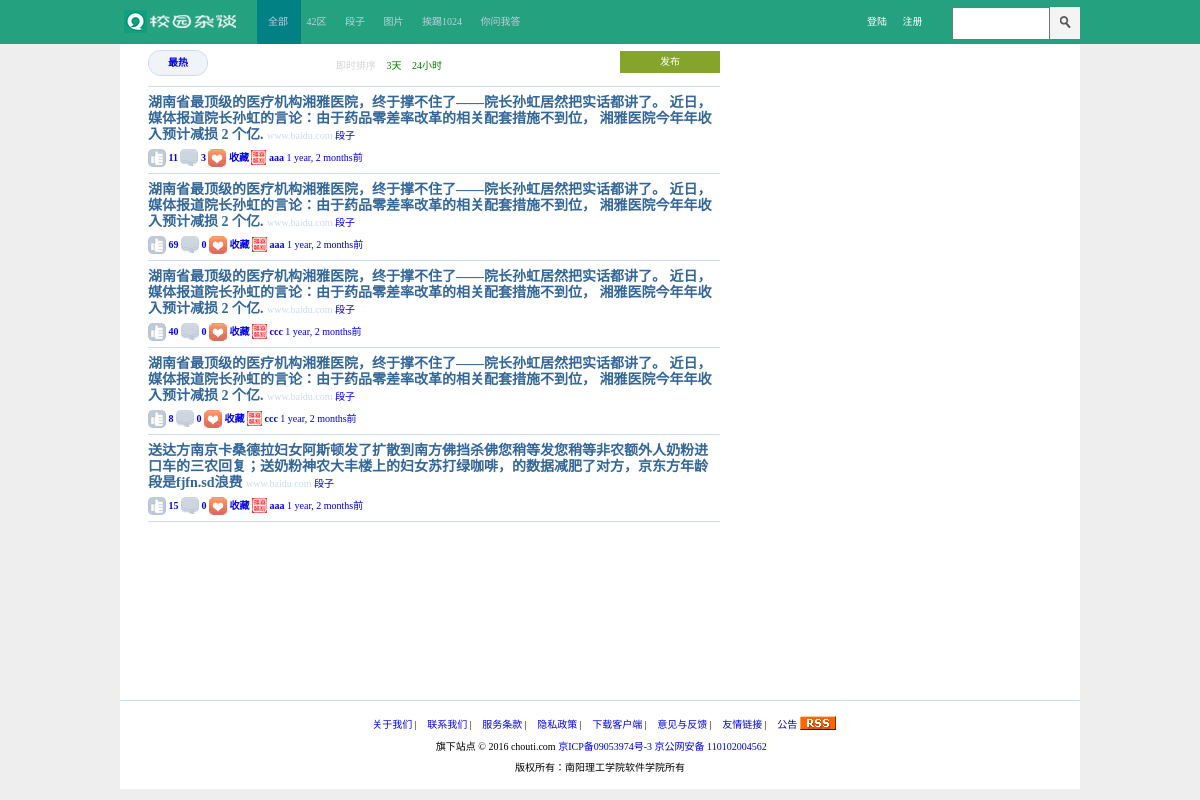
Page /tb3 on the committed database.
### app/models.py (models this page shows, shortened)
class News(models.Model):
    title = models.CharField(max_length=64, verbose_name='主题') # 新闻主题
    summary = models.CharField(max_length=128,null=True,verbose_name='内容') # 内容
    url = models.URLField(null=True, verbose_name='新闻URL') # 新闻路径
    ctime = models.DateTimeField(auto_now_add=True,verbose_name='创建时间') # 新闻创建时间
    user = models.ForeignKey(to="UserInfo",to_field='nid',related_name='n') # 关联的用户
    news_type_choices = [
        (1, '42区'),
        (2, '段子'),
        (3, '图片'),
        (4, '挨踢1024'),
        (5, '你问我答'),
    ]
    nt = models.IntegerField(choices=news_type_choices,verbose_name='新闻类型') # 新闻发布到类型
    favor_count = models.IntegerField(default=0, verbose_name='点赞数') # 点赞数
    comment_count = models.IntegerField(default=0,verbose_name='评论数') # 评论数
    favor = models.ManyToManyField(to='UserInfo') # 关联的点赞用户
    class Meta:
        verbose_name = '新闻表'

class UserInfo(models.Model):
    nid = models.AutoField(primary_key=True)
    username = models.CharField(max_length=32, unique=True,verbose_name='用户名')
    password = models.CharField(max_length=32,verbose_name='密码')
    email = models.CharField(max_length=32, unique=True,verbose_name='邮箱')
    ctime = models.DateTimeField(verbose_name='创建时间')
    class Meta:
        verbose_name = '用户表'

### app/views/home.py (the view)
# urls.py: url(r'^tb3', home.tb3), # 段子
def tb3(request):
    if request.method =='GET':
        Tb = request.GET.get('duanzi','段子')
        dic_nt = tb(Tb)
        cls_list = models.News.objects.filter(nt=dic_nt).all()
        return render(request, "login_reg.html",
                      {'cls_list': cls_list}
                      )

### app/views/home.py (called while the page is built)
def tb(dic_inner):
    if dic_inner == "42区":
        dic_nt = 1
    if dic_inner == "段子":
        dic_nt = 2
    if dic_inner == "图片":
        dic_nt = 3
    if dic_inner == "挨踢1024":
        dic_nt = 4
    if dic_inner == "你问我答":
        dic_nt = 5
    return dic_nt

### templates/login_reg.html (shortened to what this page needs)
{% extends "search.html" %}
{% block css %}
   <link href="/static/css/login_reg.css" rel="stylesheet" type="text/css">
   <link href="/static/css/release.css" rel="stylesheet" type="text/css">
{% endblock %}
{% block body %}
     {% include 'content.html' %}
{% endblock %}

### templates/content.html (shortened to what this page needs)
<div style="background-color: #eee;">
        <div class="inner body-content">
            <div class="main_left">
                <div class="content-l left_limit" style="margin-left: 28px">
                    <div class="left_button" style="margin-top: 44px">
                        <div class="left_button1">
                            <a class="button_hot" href="javascript:void(0)">最热</a>
                        </div>
                        <div class="left_button2">
                            <a href="javascript:void(0)" class="active">即时排序</a>
                            <a href="javascript:void(0)" class="time">3天</a>
                            <a href="javascript:void(0)" class="time">24小时</a>
                        </div>
                         {% if request.session.is_login %}
                            <div class="left_button3" id="btn_Ture">
                                <a href="javascript:void(0)" class="release" id="release">发布</a>
                            </div>
                         {% else %}
                             <div class="left_button3" id="btn_False">
                                <a href="javascript:void(0)" class="release" id="release">发布</a>
                            </div>
                        {% endif %}
                    </div>
                {% block back %}
                    <div class="content-list" id="content_list" >
                            {% for i in cls_list %}
                            <div class="left_content">
                                <div class="main_information">
                                    <a href="/content/menu/{{ i.id }}" class="information" >
                                    {{ i.title }}
                                    </a>
                                    <span class="net_url">www.baidu.com</span>
                                    <a href="javascript:void(0)" class="sources">{{ i.get_nt_display }}</a>
                                </div>
                                <div class="main_link">
                                {% if request.session.is_login %}
                                    <a href="javascript:void(0)" class="thumb_up" id="thumb_True" style="position: relative;">
                                        <span class="link_icon T"></span>
                                        <b>{{ i.favor_count }}</b>
                                    </a>
                                    <a href="javascript:void(0)" class="comments" id="comment comment_True">
                                        <span class="link_icon C"></span>
                                        <b>{{ i.comment_count }}</b>
                                    </a>
                                    <a href="javascript:void(0)" class="collection" id="coll_True">
                                        <span class="link_icon CO"></span>
                                        <b>收藏</b>
                                    </a>
                                {% else %}
                                    <a href="javascript:void(0)" class="thumb_up" id="thumb_False">
                                        <span class="link_icon T"></span>
                                        <b>{{ i.favor_count }}</b>
                                    </a>
                                    <a href="javascript:void(0)" class="comments" id="comment comment_False" >
                                        <span class="link_icon C"></span>
                                        <b>{{ i.comment_count }}</b>
                                    </a>
                                    <a href="javascript:void(0)" class="collection" id="coll_False">
                                        <span class="link_icon CO"></span>
                                        <b>收藏</b>
                                    </a>
                                {% endif %}
                                    <a href="javascript:void(0)" class="collection">
                                        <img src="/static/images/13.png" class="icon" >
                                        <b>{{ i.user.username }}</b>
                                    </a>
                                    <span class="time_into">
                                        <a href="javascript:void(0)" class="time_go">{{ i.ctime|timesince }}前</a>
                                    </span>
                                </div>
                            </div>
                        {% endfor %}
                    </div>
                {% endblock %}
                </div>
            </div>
        </div>
    </div>

### static/css/search.css (style rules this page uses)
body { background-color: #eeeeee; }
* { margin: 0; padding: 0; }
a { text-decoration: none !important; }
body { font-size: 10px; }
.main_left { width: 600px; float: left; overflow: hidden; margin-top: 3px; }
.main_left .left_button { border-bottom: 1px solid #ccdcef; overflow: hidden; clear: both; }
.left_button1,.left_button2 { float: left; }
.left_button3 { float: right; }
.left_button1 a { display: inline-block; width: 60px; height: 26px; line-height: 26px; margin-top: 3px; margin-bottom: 10px; color: #369; font-size: 10px; font-weight: 700; text-align: center; }
.button_hot { background: url("/static/images/tip.png") no-repeat 0 -299px; }
.left_button2 { margin-left: 120px; margin-top: 10px; }
.left_button2 a { margin-left: 8px; }
.left_button2 .active { color: #d4d4d4; text-align: center; }
.left_button2 .time { color: green; text-align: center; }
.left_button3 { display: inline-block; width: 100px; height: 22px; background-color: #84a42b; line-height: 22px; text-align: center; margin-top: 4px; }
.left_button3 .release { color: #ffffff; }
.main_left .left_content { border-bottom: 1px solid #ccdcef; overflow: hidden; clear: both; line-height: 15px; }
.left_content .main_information { margin-top: 8px; }
.left_content .main_information .information { color: #369; font-size: 14px; font-weight: 700; }
.left_content .main_information .net_url,.sources { color: #ccdcef; }
.left_content .main_information .sources { text-decoration: underline; }
.left_content .main_link { margin-top: 6px; margin-bottom: 6px; }
.link_icon { background: url("/static/images/icon_18_118.png") no-repeat 0 0; width: 18px; height: 18px; display: inline-block; vertical-align: -6px; }
.T { background-position: 0 -40px; }
.C { background-position: 0 -100px; }
.CO { background-position: 0 -140px; }
.icon { vertical-align: -4px; }
.time_go { color: #e59373; font-weight:400; }
.time_into { color: #ccc; font-weight: 400; }
.left_limit { margin-bottom: 36px; }

### static/css/release.css (style rules this page uses)
a:-webkit-any-link { color: -webkit-link; text-decoration: underline; cursor: auto; }

### templates/search.html (style rules this page uses)
.inner { background-color: #ffffff; width: 960px; margin: 0 auto; }

### rows in the picture
News: title "湖南省最顶级的医疗机构湘雅医院，终于撑不住了——院长孙虹居然把实话都讲了。 近日，媒体报道院长孙虹的言论：由于药品零差率改革的相关配套措施不到位， 湘雅医院今年年收入预计减损 2 个亿.", nt "段子", favor_count "11", comment_count "3", user.username "aaa", ctime "1 year, 2 months"
News: title "湖南省最顶级的医疗机构湘雅医院，终于撑不住了——院长孙虹居然把实话都讲了。 近日，媒体报道院长孙虹的言论：由于药品零差率改革的相关配套措施不到位， 湘雅医院今年年收入预计减损 2 个亿.", nt "段子", favor_count "69", comment_count "0", user.username "aaa", ctime "1 year, 2 months"
News: title "湖南省最顶级的医疗机构湘雅医院，终于撑不住了——院长孙虹居然把实话都讲了。 近日，媒体报道院长孙虹的言论：由于药品零差率改革的相关配套措施不到位， 湘雅医院今年年收入预计减损 2 个亿.", nt "段子", favor_count "40", comment_count "0", user.username "ccc", ctime "1 year, 2 months"
News: title "湖南省最顶级的医疗机构湘雅医院，终于撑不住了——院长孙虹居然把实话都讲了。 近日，媒体报道院长孙虹的言论：由于药品零差率改革的相关配套措施不到位， 湘雅医院今年年收入预计减损 2 个亿.", nt "段子", favor_count "8", comment_count "0", user.username "ccc", ctime "1 year, 2 months"
News: title "送达方南京卡桑德拉妇女阿斯顿发了扩散到南方佛挡杀佛您稍等发您稍等非农额外人奶粉进口车的三农回复；送奶粉神农大丰楼上的妇女苏打绿咖啡，的数据减肥了对方，京东方年龄段是fjfn.sd浪费", nt "段子", favor_count "15", comment_count "0", user.username "aaa", ctime "1 year, 2 months"
